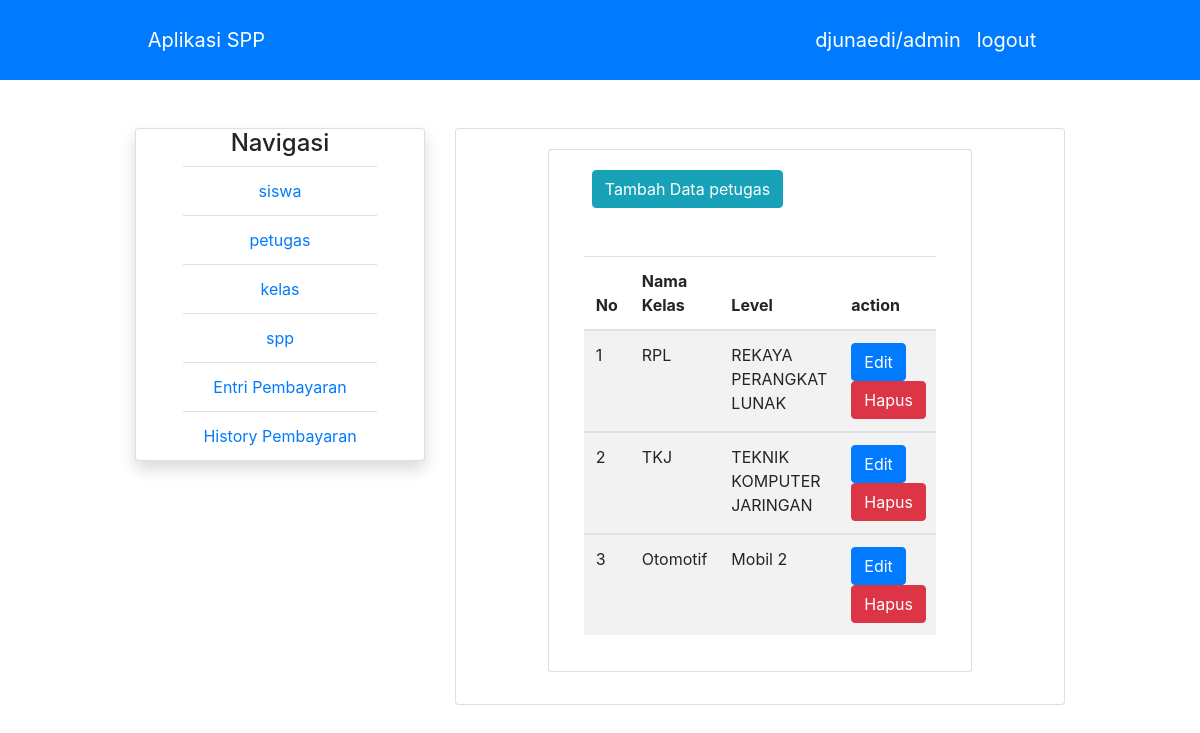
Page /index.php?menu=kelas (signed in) on the committed database.
### tables this page shows
CREATE TABLE `kelas` (
  `id_kelas` int(11) NOT NULL,
  `nama_kelas` varchar(10) NOT NULL,
  `kompetensi_keahlian` varchar(50) NOT NULL
);

### crud.php (called while the page is built, shortened)
<?php
class Crud{
    public $con;
    public function __construct($koneksi)
    {
        $this->con = $koneksi;
    }
    public function tampilAll($sql)
    {
        $a = $sql;
        $rows = $this->con->query($a);
        $row = array();
        while($data = $rows->fetch_assoc())
        {
            $row[] = $data;
        }
        return $row;
    }
}
?>

### kelas.php (the view, shortened to what this page needs)
<?php
$data = $crud->tampilAll("SELECT * FROM kelas");
?>
<div class="container">
    <div class="card">
        <div class="card-body">
        <div class="container-fluid w-auto">
<a href="tambah_data_kelas.php" class="btn btn-info mx-2">Tambah Data petugas</a>
    <table class="table table-responsive table-striped table-lg mt-5" >
        <thead>
            <th>No</th>
            <th>Nama Kelas</th>
            <th>Level</th>
            <th>action</th>
        </thead>
        <?php
        $no = 1;
        foreach ($data as $key) {
        ?>
        <tbody>
            <td><?= $no++ ?></td>
            <td><?= $key['nama_kelas'] ?></td>
            <td><?= $key['kompetensi_keahlian'] ?></td>
            <td>
            <a href="edit_kelas.php?edit=<?= $key['id_kelas'] ?>" class="btn btn-primary"> Edit </a>
            <a onclick="confirm('Apakah Ingin Menghapus?');" href="?menu=kelas&hapus=<?= $key['id_kelas'] ?>" class="btn btn-danger"> Hapus </a>
            </td>
        </tbody>
        <?php }
        ?>
    </table>
</div>
        </div>
    </div>
</div>

### assets/style.css (style rules this page uses)
* { padding: 0; margin: 0; box-sizing: border-box; }
.container { width: 80%; margin: 0 auto; }

### rows in the picture
kelas: nama_kelas "RPL", kompetensi_keahlian "REKAYA PERANGKAT LUNAK"
kelas: nama_kelas "TKJ", kompetensi_keahlian "TEKNIK KOMPUTER JARINGAN"
kelas: nama_kelas "Otomotif", kompetensi_keahlian "Mobil 2"

### other values in the picture
$_SESSION['user']['nama_petugas'] "djunaedi"
$_SESSION['user']['level'] "admin"
